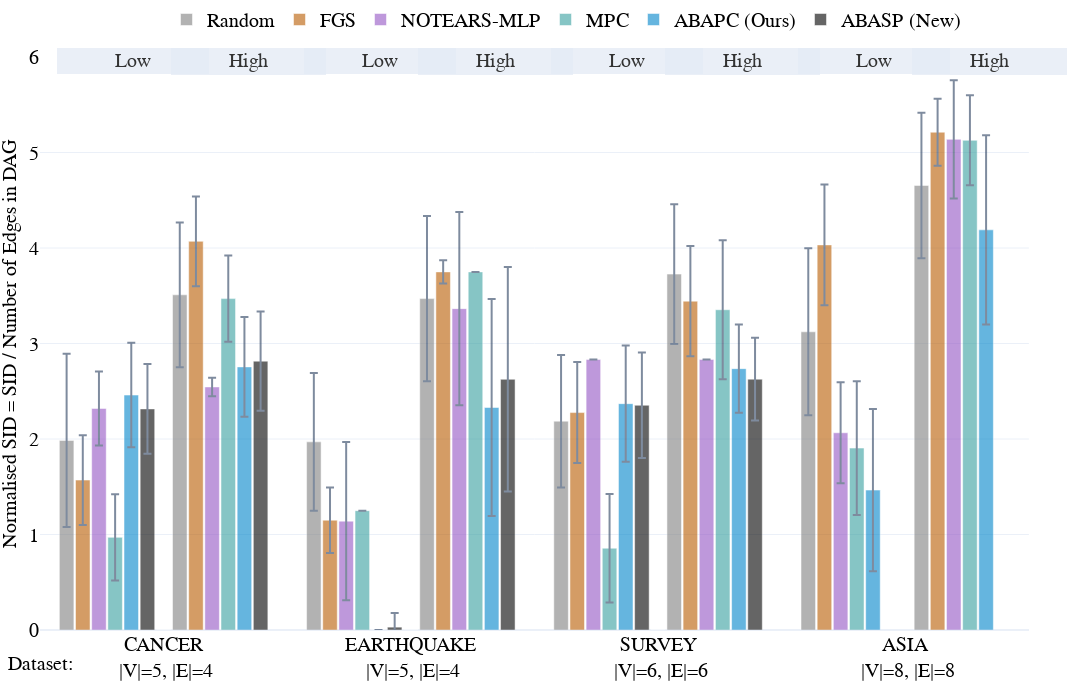

Notebook cell for this chart:
### Markdown cell above
### CPDAG Evaluation

### Code cell
version_cpdag = version+'_cpdag'
new = np.load('./ABASP.npy', allow_pickle=True)
old = np.load(f"../../ArgCausalDisco/results/stored_results_{version}_cpdag.npy", allow_pickle=True)
all_sum = pd.DataFrame(np.vstack((old, new)), 
                       columns=['dataset', 'model', 'elapsed_mean', 'elapsed_std', 'nnz_mean', 'nnz_std', 
                                'fdr_mean', 'fdr_std', 'tpr_mean', 'tpr_std', 'fpr_mean', 'fpr_std', 
                                'precision_mean', 'precision_std', 'recall_mean', 'recall_std',
                                'F1_mean', 'F1_std', 'shd_mean', 'shd_std', 
                                'SID_low_mean', 'SID_low_std', 'SID_high_mean', 'SID_high_std'
                                ])

all_sum['n_edges'] = all_sum['dataset'].map(dags_arcs_map)
all_sum['n_nodes'] = all_sum['dataset'].map(dags_nodes_map)
for var in ['shd','SID_low','SID_high']:
    all_sum['p_'+var+'_mean'] = all_sum[var+'_mean'].astype(float)/all_sum['n_edges'].astype(int)
    all_sum['p_'+var+'_std'] = all_sum[var+'_std'].astype(float)/all_sum['n_edges'].astype(int)
all_sum['dataset'] = [a.upper() for a in all_sum["dataset"].astype(str)]
all_sum['dataset'] = all_sum['dataset'] +np.repeat("<br> |V|=",len(all_sum))+ all_sum["n_nodes"].astype(str)+np.repeat(", |E|=",len(all_sum))+\
                     all_sum["n_edges"].astype(str)

double_bar_chart_plotly(all_sum, ['p_SID_low','p_SID_high'], names_dict, colors_dict, methods, save_figs=save_figs, output_name="./Fig.2_SID_cpdag.html", debug=False, range_y1=[0,6], range_y2=[0,6])#

### Figure 1 — Plotly figure (JSON) as saved in the notebook; plotly's stock layout.template omitted (floating-point values rounded to 4 significant figures)
{"data": [{"error_y": {"array": [0.9075, 0.72, 0.6933, 0.8738], "type": "data", "visible": true}, "marker": {"color": "grey"}, "name": "Random", "offsetgroup": "0", "opacity": 0.6, "showlegend": true, "type": "bar", "x": ["CANCER<br> |V|=5, |E|=4", "EARTHQUAKE<br> |V|=5, |E|=4", "SURVEY<br> |V|=6, |E|=6", "ASIA<br> |V|=8, |E|=8"], "y": [1.985, 1.97, 2.187, 3.123], "yaxis": "y"}, {"error_y": {"array": [0.47, 0.3425, 0.5283, 0.6312], "type": "data", "visible": true}, "marker": {"color": "#b85c00"}, "name": "FGS", "offsetgroup": "1", "opacity": 0.6, "showlegend": true, "type": "bar", "x": ["CANCER<br> |V|=5, |E|=4", "EARTHQUAKE<br> |V|=5, |E|=4", "SURVEY<br> |V|=6, |E|=6", "ASIA<br> |V|=8, |E|=8"], "y": [1.57, 1.15, 2.277, 4.032], "yaxis": "y"}, {"error_y": {"array": [0.3875, 0.8275, 0.0, 0.5288], "type": "data", "visible": true}, "marker": {"color": "#9454c4"}, "name": "NOTEARS-MLP", "offsetgroup": "2", "opacity": 0.6, "showlegend": true, "type": "bar", "x": ["CANCER<br> |V|=5, |E|=4", "EARTHQUAKE<br> |V|=5, |E|=4", "SURVEY<br> |V|=6, |E|=6", "ASIA<br> |V|=8, |E|=8"], "y": [2.32, 1.14, 2.833, 2.065], "yaxis": "y"}, {"error_y": {"array": [0.4525, 0.0, 0.5683, 0.7], "type": "data", "visible": true}, "marker": {"color": "#379f9f"}, "name": "MPC", "offsetgroup": "3", "opacity": 0.6, "showlegend": true, "type": "bar", "x": ["CANCER<br> |V|=5, |E|=4", "EARTHQUAKE<br> |V|=5, |E|=4", "SURVEY<br> |V|=6, |E|=6", "ASIA<br> |V|=8, |E|=8"], "y": [0.97, 1.25, 0.8567, 1.905], "yaxis": "y"}, {"error_y": {"array": [0.5475, 0.0, 0.6083, 0.8488], "type": "data", "visible": true}, "marker": {"color": "#0085CA"}, "name": "ABAPC (Ours)", "offsetgroup": "4", "opacity": 0.6, "showlegend": true, "type": "bar", "x": ["CANCER<br> |V|=5, |E|=4", "EARTHQUAKE<br> |V|=5, |E|=4", "SURVEY<br> |V|=6, |E|=6", "ASIA<br> |V|=8, |E|=8"], "y": [2.46, 0.0, 2.37, 1.465], "yaxis": "y"}, {"error_y": {"array": [0.47, 0.1475, 0.5517], "type": "data", "visible": true}, "marker": {"color": "black"}, "name": "ABASP (New)", "offsetgroup": "5", "opacity": 0.6, "showlegend": true, "type": "bar", "x": ["CANCER<br> |V|=5, |E|=4", "EARTHQUAKE<br> |V|=5, |E|=4", "SURVEY<br> |V|=6, |E|=6"], "y": [2.315, 0.03, 2.353], "yaxis": "y"}, {"marker": {"color": "white"}, "name": "", "offsetgroup": "6", "opacity": 1, "showlegend": false, "type": "bar", "x": ["CANCER<br> |V|=5, |E|=4", "EARTHQUAKE<br> |V|=5, |E|=4", "SURVEY<br> |V|=6, |E|=6"], "y": [0.0, 0.0, 0.0]}, {"error_y": {"array": [0.7575, 0.865, 0.7317, 0.7612], "type": "data", "visible": true}, "marker": {"color": "grey"}, "name": "Random", "offsetgroup": "7", "opacity": 0.6, "showlegend": false, "type": "bar", "x": ["CANCER<br> |V|=5, |E|=4", "EARTHQUAKE<br> |V|=5, |E|=4", "SURVEY<br> |V|=6, |E|=6", "ASIA<br> |V|=8, |E|=8"], "y": [3.51, 3.47, 3.727, 4.655], "yaxis": "y2"}, {"error_y": {"array": [0.47, 0.1225, 0.5767, 0.3513], "type": "data", "visible": true}, "marker": {"color": "#b85c00"}, "name": "FGS", "offsetgroup": "8", "opacity": 0.6, "showlegend": false, "type": "bar", "x": ["CANCER<br> |V|=5, |E|=4", "EARTHQUAKE<br> |V|=5, |E|=4", "SURVEY<br> |V|=6, |E|=6", "ASIA<br> |V|=8, |E|=8"], "y": [4.07, 3.75, 3.443, 5.213], "yaxis": "y2"}, {"error_y": {"array": [0.0975, 1.012, 0.0, 0.6188], "type": "data", "visible": true}, "marker": {"color": "#9454c4"}, "name": "NOTEARS-MLP", "offsetgroup": "9", "opacity": 0.6, "showlegend": false, "type": "bar", "x": ["CANCER<br> |V|=5, |E|=4", "EARTHQUAKE<br> |V|=5, |E|=4", "SURVEY<br> |V|=6, |E|=6", "ASIA<br> |V|=8, |E|=8"], "y": [2.545, 3.365, 2.833, 5.138], "yaxis": "y2"}, {"error_y": {"array": [0.4525, 0.0, 0.7267, 0.4713], "type": "data", "visible": true}, "marker": {"color": "#379f9f"}, "name": "MPC", "offsetgroup": "10", "opacity": 0.6, "showlegend": false, "type": "bar", "x": ["CANCER<br> |V|=5, |E|=4", "EARTHQUAKE<br> |V|=5, |E|=4", "SURVEY<br> |V|=6, |E|=6", "ASIA<br> |V|=8, |E|=8"], "y": [3.47, 3.75, 3.353, 5.128], "yaxis": "y2"}, {"error_y": {"array": [0.5225, 1.135, 0.4617, 0.99], "type": "data", "visible": true}, "marker": {"color": "#0085CA"}, "name": "ABAPC (Ours)", "offsetgroup": "11", "opacity": 0.6, "showlegend": false, "type": "bar", "x": ["CANCER<br> |V|=5, |E|=4", "EARTHQUAKE<br> |V|=5, |E|=4", "SURVEY<br> |V|=6, |E|=6", "ASIA<br> |V|=8, |E|=8"], "y": [2.755, 2.33, 2.737, 4.19], "yaxis": "y2"}, {"error_y": {"array": [0.52, 1.175, 0.4333], "type": "data", "visible": true}, "marker": {"color": "black"}, "name": "ABASP (New)", "offsetgroup": "12", "opacity": 0.6, "showlegend": false, "type": "bar", "x": ["CANCER<br> |V|=5, |E|=4", "EARTHQUAKE<br> |V|=5, |E|=4", "SURVEY<br> |V|=6, |E|=6"], "y": [2.815, 2.625, 2.627], "yaxis": "y2"}], "layout": {"annotations": [{"font": {"color": "Black", "family": "Serif", "size": 20}, "showarrow": false, "text": "Dataset:", "x": 0, "xanchor": "center", "xref": "paper", "y": -0.08, "yanchor": "bottom", "yref": "paper"}, {"bgcolor": "#E5ECF6", "bordercolor": "#E5ECF6", "borderwidth": 2, "font": {"color": "black", "size": 20}, "opacity": 0.8, "showarrow": false, "text": "           Low           ", "x": 0.017, "xanchor": "left", "xref": "x domain", "y": 1.015, "yref": "y domain"}, {"bgcolor": "#E5ECF6", "bordercolor": "#E5ECF6", "borderwidth": 2, "font": {"color": "black", "size": 20}, "opacity": 0.8, "showarrow": false, "text": "           High           ", "x": 0.132, "xanchor": "left", "xref": "x domain", "y": 1.015, "yref": "y domain"}, {"bgcolor": "#E5ECF6", "bordercolor": "#E5ECF6", "borderwidth": 2, "font": {"color": "black", "size": 20}, "opacity": 0.8, "showarrow": false, "text": "           Low           ", "x": 0.267, "xanchor": "left", "xref": "x domain", "y": 1.015, "yref": "y domain"}, {"bgcolor": "#E5ECF6", "bordercolor": "#E5ECF6", "borderwidth": 2, "font": {"color": "black", "size": 20}, "opacity": 0.8, "showarrow": false, "text": "           High           ", "x": 0.382, "xanchor": "left", "xref": "x domain", "y": 1.015, "yref": "y domain"}, {"bgcolor": "#E5ECF6", "bordercolor": "#E5ECF6", "borderwidth": 2, "font": {"color": "black", "size": 20}, "opacity": 0.8, "showarrow": false, "text": "           Low           ", "x": 0.517, "xanchor": "left", "xref": "x domain", "y": 1.015, "yref": "y domain"}, {"bgcolor": "#E5ECF6", "bordercolor": "#E5ECF6", "borderwidth": 2, "font": {"color": "black", "size": 20}, "opacity": 0.8, "showarrow": false, "text": "           High           ", "x": 0.632, "xanchor": "left", "xref": "x domain", "y": 1.015, "yref": "y domain"}, {"bgcolor": "#E5ECF6", "bordercolor": "#E5ECF6", "borderwidth": 2, "font": {"color": "black", "size": 20}, "opacity": 0.8, "showarrow": false, "text": "           Low           ", "x": 0.767, "xanchor": "left", "xref": "x domain", "y": 1.015, "yref": "y domain"}, {"bgcolor": "#E5ECF6", "bordercolor": "#E5ECF6", "borderwidth": 2, "font": {"color": "black", "size": 20}, "opacity": 0.8, "showarrow": false, "text": "           High           ", "x": 0.882, "xanchor": "left", "xref": "x domain", "y": 1.015, "yref": "y domain"}], "bargap": 0.15, "bargroupgap": 0.1, "barmode": "group", "font": {"color": "black", "family": "Serif", "size": 20}, "height": 700, "hovermode": "x unified", "legend": {"orientation": "h", "x": 0.5, "xanchor": "center", "y": 1.1, "yanchor": "top"}, "margin": {"b": 70, "l": 40, "r": 0, "t": 20}, "width": 1600, "xaxis": {"anchor": "y", "domain": [0, 0.94]}, "yaxis": {"anchor": "x", "domain": [0, 1], "range": [0, 6], "title": {"font": {"size": 20}, "text": "Normalised SID = SID / Number of Edges in DAG"}}, "yaxis2": {"anchor": "x", "overlaying": "y", "range": [0, 6], "scaleanchor": 0, "showgrid": false, "showline": false, "showticklabels": false, "side": "right", "title": {"font": {"size": 20}, "text": ""}, "zeroline": true}}}
